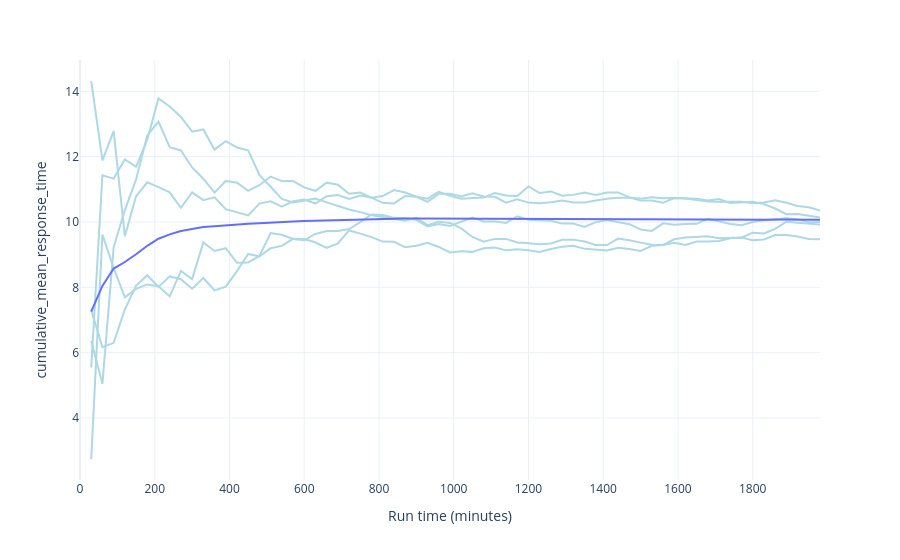

Notebook source saved alongside this figure:
### Code cell
plot_warm_up(audit=audit, metric="response_time", category="C2")
